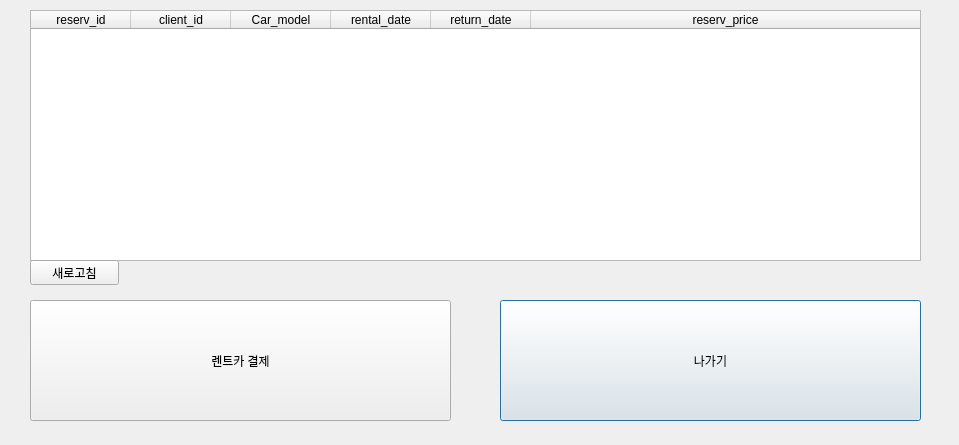
<?xml version="1.0" encoding="UTF-8"?>
<ui version="4.0">
 <class>reservation</class>
 <widget class="QDialog" name="reservation">
  <property name="geometry">
   <rect>
    <x>0</x>
    <y>0</y>
    <width>959</width>
    <height>445</height>
   </rect>
  </property>
  <property name="windowTitle">
   <string>Dialog</string>
  </property>
  <widget class="QPushButton" name="exit_">
   <property name="geometry">
    <rect>
     <x>500</x>
     <y>300</y>
     <width>421</width>
     <height>121</height>
    </rect>
   </property>
   <property name="text">
    <string>나가기</string>
   </property>
  </widget>
  <widget class="QTableWidget" name="reserv_Table">
   <property name="geometry">
    <rect>
     <x>30</x>
     <y>10</y>
     <width>891</width>
     <height>251</height>
    </rect>
   </property>
   <attribute name="horizontalHeaderShowSortIndicator" stdset="0">
    <bool>true</bool>
   </attribute>
   <attribute name="horizontalHeaderStretchLastSection">
    <bool>true</bool>
   </attribute>
   <column>
    <property name="text">
     <string>reserv_id</string>
    </property>
   </column>
   <column>
    <property name="text">
     <string>client_id</string>
    </property>
   </column>
   <column>
    <property name="text">
     <string>Car_model</string>
    </property>
   </column>
   <column>
    <property name="text">
     <string>rental_date</string>
    </property>
   </column>
   <column>
    <property name="text">
     <string>return_date</string>
    </property>
   </column>
   <column>
    <property name="text">
     <string>reserv_price</string>
    </property>
   </column>
  </widget>
  <widget class="QPushButton" name="again_btn">
   <property name="geometry">
    <rect>
     <x>30</x>
     <y>260</y>
     <width>89</width>
     <height>25</height>
    </rect>
   </property>
   <property name="text">
    <string>새로고침</string>
   </property>
  </widget>
  <widget class="QPushButton" name="payment_But">
   <property name="geometry">
    <rect>
     <x>30</x>
     <y>300</y>
     <width>421</width>
     <height>121</height>
    </rect>
   </property>
   <property name="text">
    <string>렌트카 결제</string>
   </property>
  </widget>
 </widget>
 <resources/>
 <connections/>
</ui>
